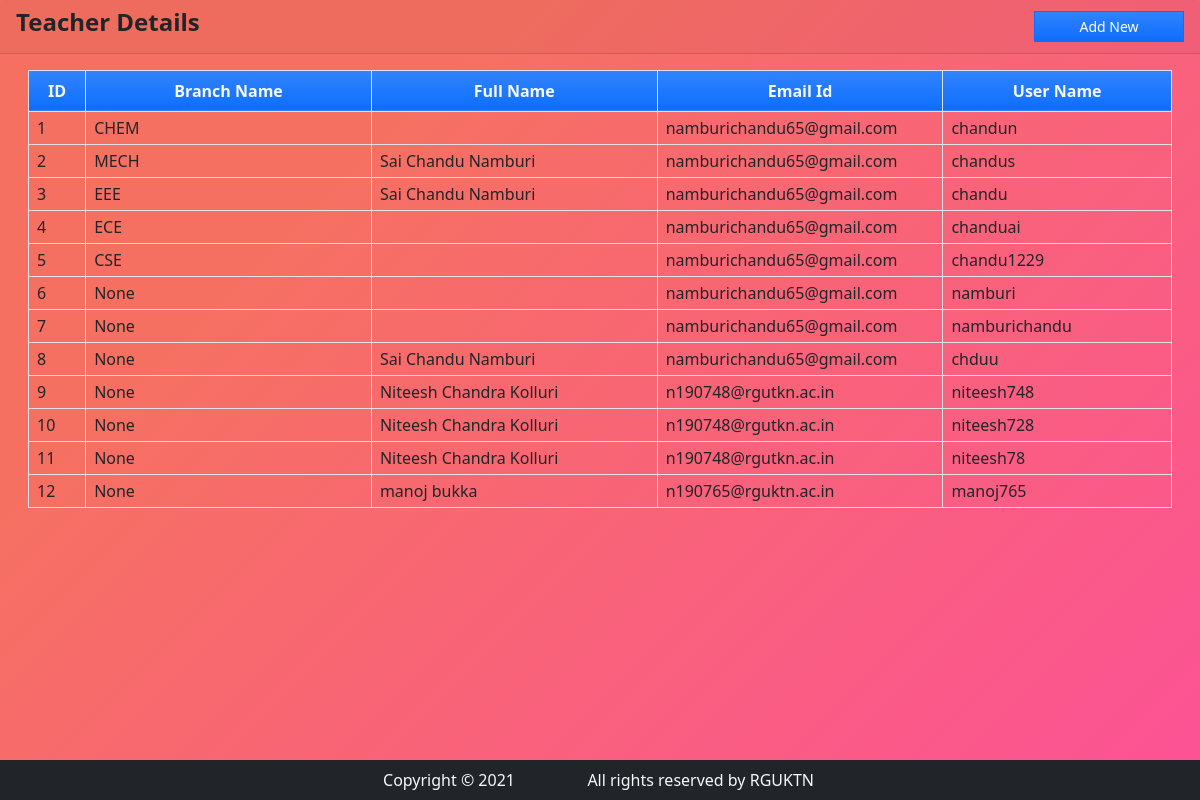
The page /teachers on the database its author committed.
### app/models.py (models this page shows, shortened)
class UserProfile(models.Model):
    user=models.OneToOneField(User,on_delete=models.CASCADE,related_name="profile")
    profile_image=models.ImageField(blank=True,null=True,upload_to='profiles/')
    gender=models.CharField(max_length=250,choices=[('Male','Male'),('Female','Female')],blank=True,null=True)
    user_type=models.IntegerField(default=2)
    date_of_birth=models.DateField(blank=True,null=True)
    contact=models.CharField(max_length=250,blank=True,null=True)
    branch_name=models.CharField(max_length=250,blank=True,null=True)
    campus=models.CharField(max_length=250,choices=[('Nuzvid','Nuzvid'),('RK valley','RK valley'),('Ongole','Ongole'),('Srikakulam','Srikakulam')],blank=True,null=True)

### app/views.py (the view)
# urls.py: path('teachers',views.teacher_data,name='teachers'),
def teacher_data(request):
    access['title']="Teachers Details"
    teacher=UserProfile.objects.filter(user_type=2).all()
    access['teacher']=teacher
    return render(request,'teacher.html',access)

### templates/teacher.html (shortened to what this page needs)
<!doctype html>
<html lang="en">
  <head>
    <link href="https://cdn.jsdelivr.net/npm/bootstrap@5.0.2/dist/css/bootstrap.min.css" rel="stylesheet">
    <link rel="stylesheet" href="https://cdn.jsdelivr.net/npm/bootstrap-icons@1.8.1/font/bootstrap-icons.css">
  </head>
  <body class="d-flex flex-column min-vh-100">
  <div class="card-header">
      <div class="d-flex w-100 align-items-center justify-content-between">
          <h4 class="card-title fw-bold">Teacher Details</h4>
          <div class="tools">
              <button type="button" class="btn btn-primary rounded-0 bg-gradient btn-sm" id='add_new'> Add New</button>
          </div>
      </div>
  </div>
  <div class="card-body">
      <div class="container-fluid">
          <table class="table table-bordered" id="faculty-list">
              <colgroup>
                  <col width="5%">
                  <col width="25%">
                  <col width="25%">
                  <col width="25%">
                  <col width="20%">
              </colgroup>
              <thead>
                  <tr class="bg-gradient bg-primary bg-opacity-50 text-light">
                      <th class="px-2 py-2 text-center">ID</th>
                      <th class="px-2 py-2 text-center">Branch Name</th>
                      <th class="px-2 py-2 text-center">Full Name</th>
                      <th class="px-2 py-2 text-center">Email Id</th>
                      <th class="px-2 py-2 text-center">User Name</th>
                  </tr>
              </thead>
              <tbody>
                  {% for teacher in teacher %}
                  <tr>
                      <td class="px-2 py-1 align-middle">{{ teacher.id }}</td>
                      <td class="px-2 py-1 align-middle">{{ teacher.branch_name }}</td>
                      <td class="px-2 py-1 align-middle">{{ teacher.user.first_name }} {{ teacher.user.last_name }}</td>
                      <td class="px-2 py-1 align-middle">{{ teacher.user.email }}</td>
                      <td class="px-2 py-1 align-middle ">{{ teacher.user.username }}</td>
                  </tr>
                  {% endfor %}
              </tbody>
          </table>
      </div>
  </div>
    <footer class="mt-auto">
        <div class="container-fluider bg-dark text-light   " >
        <div class="row  text-center justify-content-center">
            <div class="row  justify-content-center p-2">
                <div class="col-10 col-md-2">Copyright &copy 2021</div>
                <div class="col-10 col-md-3"> All rights reserved by RGUKTN</div>
            </div>
        </div>
        </div>
    </footer>
  </body>
</html>

### templates/teacher.html (style rules this page uses)
body { background-image: linear-gradient(315deg, #fc5296 0%, #f67062 74%); }
.btn { border-radius: 17px; width:150px; }

### rows shown on the page
UserProfile: id "1", branch_name "CHEM", user.email "namburichandu65@gmail.com", user.username "chandun"
UserProfile: id "2", branch_name "MECH", user.first_name "Sai Chandu", user.last_name "Namburi", user.email "namburichandu65@gmail.com", user.username "chandus"
UserProfile: id "3", branch_name "EEE", user.first_name "Sai Chandu", user.last_name "Namburi", user.email "namburichandu65@gmail.com", user.username "chandu"
UserProfile: id "4", branch_name "ECE", user.email "namburichandu65@gmail.com", user.username "chanduai"
UserProfile: id "5", branch_name "CSE", user.email "namburichandu65@gmail.com", user.username "chandu1229"
UserProfile: id "6", branch_name "None", user.email "namburichandu65@gmail.com", user.username "namburi"
UserProfile: id "7", branch_name "None", user.email "namburichandu65@gmail.com", user.username "namburichandu"
UserProfile: id "8", branch_name "None", user.first_name "Sai Chandu", user.last_name "Namburi", user.email "namburichandu65@gmail.com", user.username "chduu"
UserProfile: id "9", branch_name "None", user.first_name "Niteesh Chandra", user.last_name "Kolluri", user.email "n190748@rgutkn.ac.in", user.username "niteesh748"
UserProfile: id "10", branch_name "None", user.first_name "Niteesh Chandra", user.last_name "Kolluri", user.email "n190748@rgutkn.ac.in", user.username "niteesh728"
UserProfile: id "11", branch_name "None", user.first_name "Niteesh Chandra", user.last_name "Kolluri", user.email "n190748@rgutkn.ac.in", user.username "niteesh78"
UserProfile: id "12", branch_name "None", user.first_name "manoj", user.last_name "bukka", user.email "n190765@rguktn.ac.in", user.username "manoj765"
